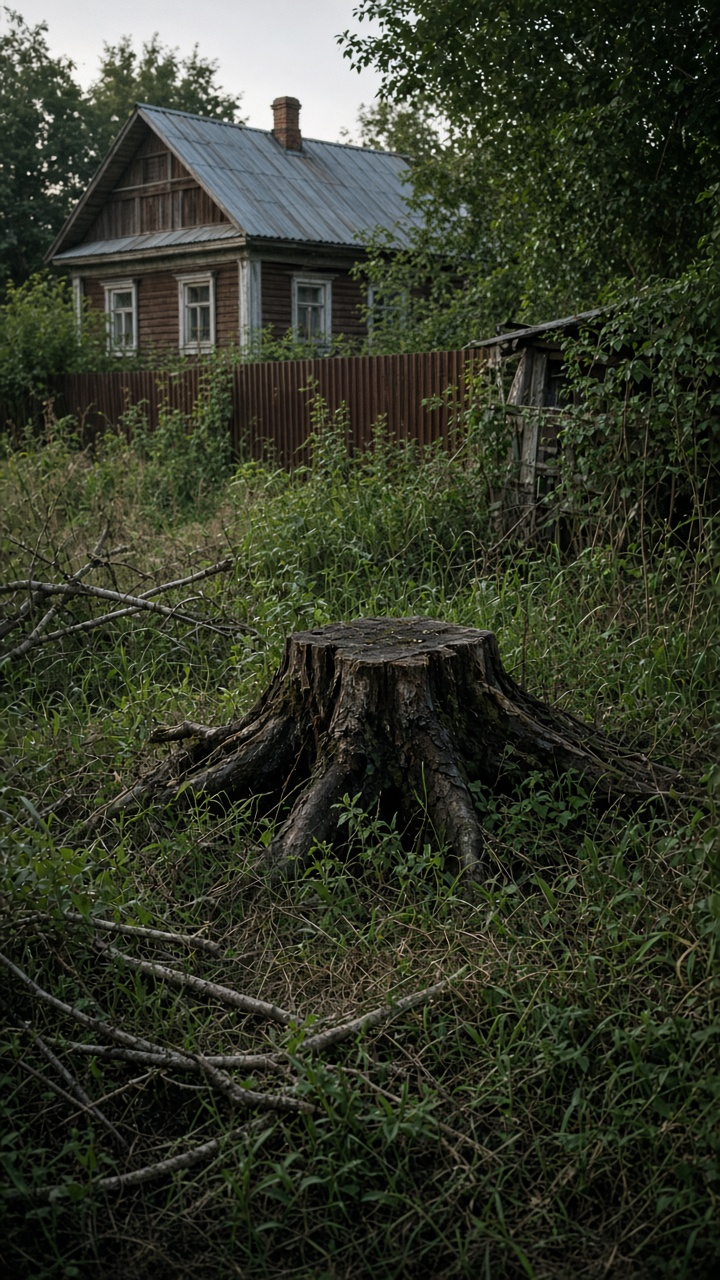
#> input picture Ваня/uchastok-pod-klyuch/scenes/scene1_before.jpg, 720 x 1280 px; its folder holds 4 pictures in this run
$ python render.py scenes/scene1_before.jpg
#> lines starting #> are read from the running program, lines starting #| are printed output that depends on the picture
"""Сборка рекламного ролика «Участок под ключ» (9:16, 1080x1920, 30 fps, без звука).

Кадры сцен лежат в scenes/, надписи накладываются программно, чтобы русский текст
и номер телефона были идеально читаемыми.

Запуск:  python3 render.py            -> uchastok-pod-klyuch.mp4
         python3 render.py --preview  -> preview/*.jpg (ключевые кадры)
"""

import math
import subprocess
import sys
from pathlib import Path

import numpy as np
from PIL import Image, ImageDraw, ImageFilter, ImageFont

ROOT = Path(__file__).resolve().parent
SCENES = ROOT / "scenes"
FONTS = ROOT / "fonts"
OUT = ROOT / "uchastok-pod-klyuch.mp4"

W, H = 1080, 1920
FPS = 30
DURATION = 20.5
XF = 0.4  # длительность перекрёстного перехода между сценами
SRC_SCALE = 1.25  # запас разрешения под наезды камеры

PHONE = "89995511488"

WHITE = (255, 255, 255)
GREEN = (74, 222, 88)
DARK = (10, 14, 10)
GREY = (200, 208, 200)

F_HEAD = str(FONTS / "NotoSansDisplay-Bold.ttf")
F_BOLD = str(FONTS / "Inter-Bold.ttf")
F_SEMI = str(FONTS / "Inter-SemiBold.ttf")


def font(path, size):
    return ImageFont.truetype(path, size)


# [6 lines left out: function fit_font, not called in this run]


def ease_out(x):
    x = min(max(x, 0.0), 1.0)
    return 1 - (1 - x) ** 3


def ease_in_out(x):
    x = min(max(x, 0.0), 1.0)
    return x * x * (3 - 2 * x)


def lerp(a, b, p):
    return a + (b - a) * p


# ---------------------------------------------------------------- изображения

def load_source(name):
#> called with name = 'scene1_before.jpg'
    img = Image.open(SCENES / name).convert("RGB")
#> img is the input picture: PIL image 720x1280 RGB; mean R, G, B 53, 57.2, 42.4
    return img.resize((int(W * SRC_SCALE), int(H * SRC_SCALE)), Image.LANCZOS)


# [107 lines left out: functions camera, make_vignette, make_gradient, text_layer, pill, composite and 2 more, not called in this run]


# ---------------------------------------------------------------- сборка

def build():
    src = {
        "before": load_source("scene1_before.jpg"),
        "trimmer": load_source("scene2_trimmer.jpg"),
        "tree": load_source("scene3_tree.jpg"),
        "branches": load_source("scene4_branches.jpg"),
        "roots": load_source("scene5_roots.jpg"),
        "after": load_source("scene6_after.jpg"),
    }
#> call 2 of load_source, with name = 'scene2_trimmer.jpg'
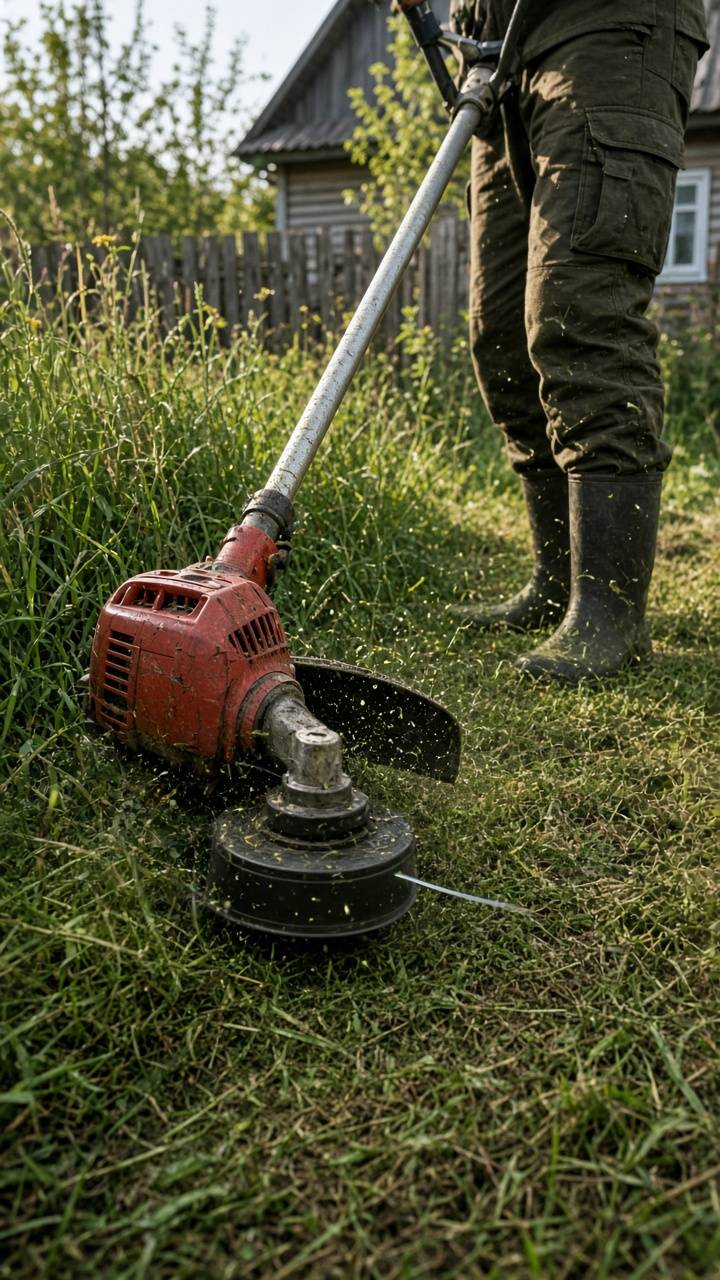
#> input picture Ваня/uchastok-pod-klyuch/scenes/scene2_trimmer.jpg, 720 x 1280 px
#> in load_source, img is the input picture: PIL image 720x1280 RGB; mean R, G, B 81.1, 82.1, 51.5
#> call 3 of load_source, with name = 'scene3_tree.jpg'
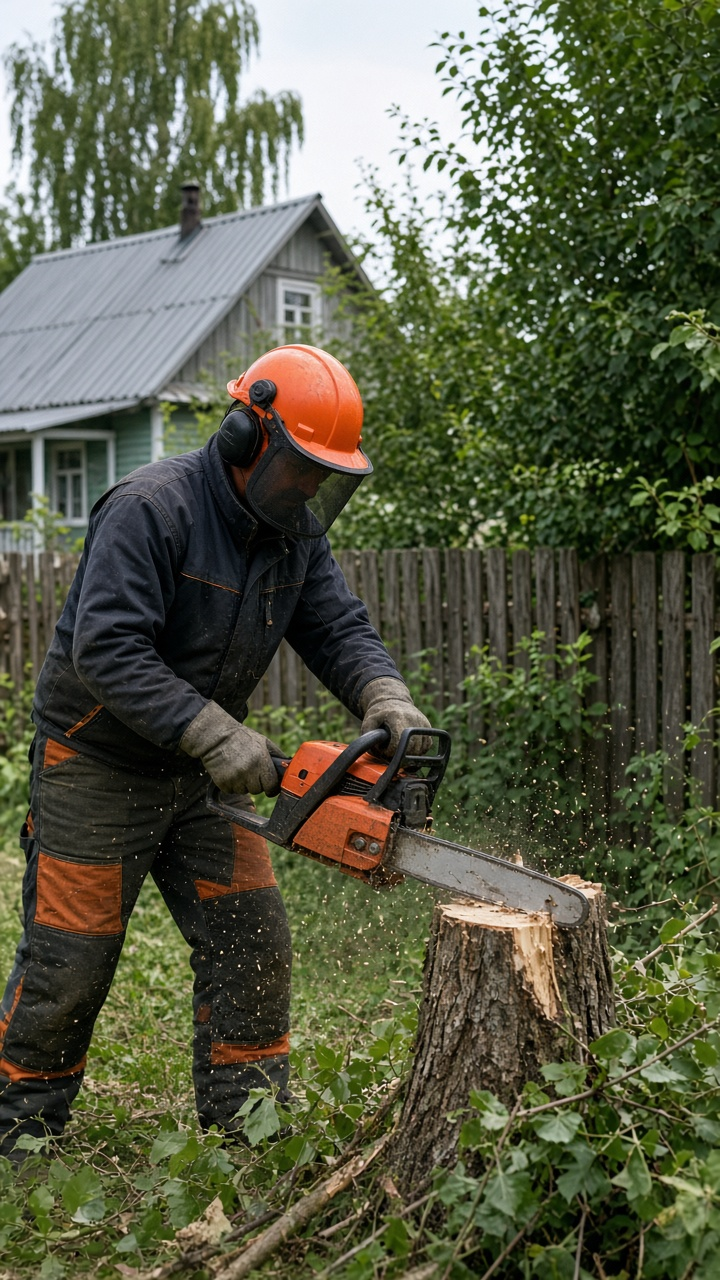
#> input picture Ваня/uchastok-pod-klyuch/scenes/scene3_tree.jpg, 720 x 1280 px
#> in load_source, img is the input picture: PIL image 720x1280 RGB; mean R, G, B 88.2, 91.7, 69.4
#> call 4 of load_source, with name = 'scene4_branches.jpg'
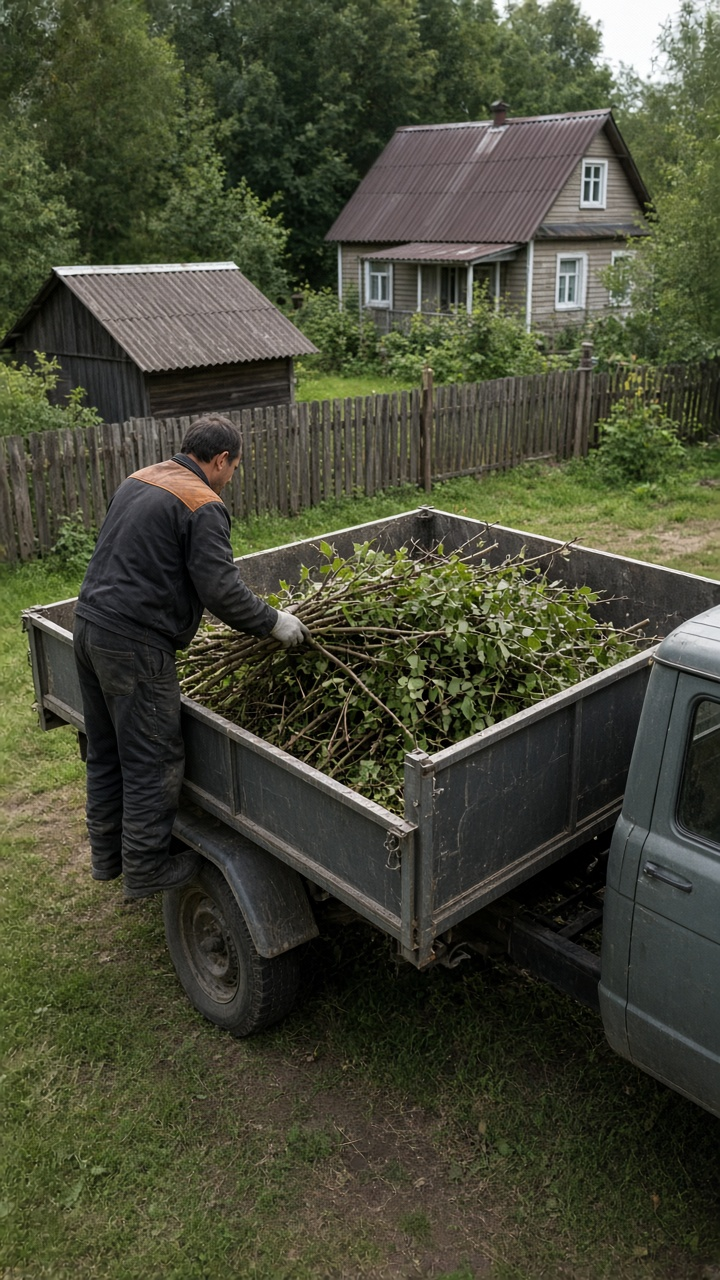
#> input picture Ваня/uchastok-pod-klyuch/scenes/scene4_branches.jpg, 720 x 1280 px
#> in load_source, img is the input picture: PIL image 720x1280 RGB; mean R, G, B 70.2, 72.5, 54.1

    # фон финального экрана: почти чёрная размытая фактура травы
    fin_src = Image.open(SCENES / "scene2_trimmer.jpg").convert("RGB")
    fin_src = fin_src.resize((int(W * 1.15), int(H * 1.15)), Image.LANCZOS)
    fin_src = fin_src.filter(ImageFilter.GaussianBlur(18))
    final_bg = np.asarray(fin_src, dtype=np.float32) * 0.16

    vignette = make_vignette()
    grad_bottom = make_gradient(900, 0.82, from_top=False)
    grad_top = make_gradient(820, 0.62, from_top=True)

    # ---- надписи
    s1_label = pill("ДО", (12, 14, 12, 230), WHITE)
    s1_title = text_layer([
        ("УЧАСТОК ЗАРОС?", fit_font(F_HEAD, "УЧАСТОК ЗАРОС?", 128, W - 110), WHITE),
    ])
    s1_sub = text_layer([
        ("bar", 110, 10, GREEN), ("gap", 4),
        ("ПРИВЕДЁМ В ПОРЯДОК", fit_font(F_HEAD, "ПРИВЕДЁМ В ПОРЯДОК", 78, W - 120), GREEN),
    ])
    t_grass = title_block(["ПОКОС ТРАВЫ"])
    t_tree = title_block(["СПИЛ ДЕРЕВЬЕВ"])
    t_branch = title_block(["СБОР И ВЫВОЗ", "ВЕТОК"])
    t_roots = title_block(["ВЫКОРЧЁВЫВАНИЕ", "КОРНЕЙ"])
    lbl_before = pill("ДО", (12, 14, 12, 235), WHITE, 46)
    lbl_after = pill("ПОСЛЕ", GREEN + (255,), DARK, 46)
    t_was = text_layer([
        ("БЫЛО → СТАЛО", fit_font(F_BOLD, "БЫЛО → СТАЛО", 108, W - 120), WHITE),
    ])
    t_turnkey = text_layer([
        ("bar", 110, 10, GREEN), ("gap", 8),
        ("УЧАСТОК", font(F_HEAD, 124), WHITE),
        ("ПОД КЛЮЧ", font(F_HEAD, 124), GREEN),
    ], line_gap=0)

    fin_head = text_layer([("ВЕРНЁМ УЧАСТКУ ПОРЯДОК",
                            fit_font(F_HEAD, "ВЕРНЁМ УЧАСТКУ ПОРЯДОК", 84, W - 110), WHITE)])
    fin_line = text_layer([("bar", 520, 6, GREEN)], pad=10, shadow=False)
    fin_call = text_layer([("ЗВОНИТЕ ПРЯМО СЕЙЧАС", font(F_SEMI, 58), GREEN)])
    fin_phone = text_layer([(PHONE, fit_font(F_BOLD, PHONE, 190, W - 90), WHITE)])
    srv1 = "ПОКОС ТРАВЫ  •  СПИЛ ДЕРЕВЬЕВ"
    srv2 = "ВЫВОЗ ВЕТОК  •  ВЫКОРЧЁВЫВАНИЕ КОРНЕЙ"
    fin_srv = text_layer([
        (srv1, fit_font(F_SEMI, srv1, 38, W - 100), GREY),
        (srv2, fit_font(F_SEMI, srv2, 38, W - 100), GREY),
    ], line_gap=14)

    title_bottom = 1610  # нижняя граница заголовков: выше зоны интерфейса историй

    def place_bottom(layer):
        return title_bottom - layer.shape[0]

    # ---- сцены
    def sc_before(t, p):
        return camera(src["before"], lerp(1.0, 1.16, ease_in_out(p)), 0.5, lerp(0.56, 0.6, p))

    def sc_trimmer(t, p):
        return camera(src["trimmer"], 1.18, lerp(0.40, 0.58, ease_in_out(p)), 0.58, shake=5, t=t)

    def sc_tree(t, p):
        return camera(src["tree"], lerp(1.04, 1.2, ease_in_out(p)), lerp(0.5, 0.56, p),
                      lerp(0.55, 0.62, p), shake=3, t=t)

    def sc_branches(t, p):
        return camera(src["branches"], lerp(1.22, 1.04, ease_in_out(p)), lerp(0.45, 0.5, p),
                      0.55, shake=3, t=t)

    def sc_roots(t, p):
        return camera(src["roots"], lerp(1.02, 1.16, ease_in_out(p)), 0.5,
                      lerp(0.62, 0.52, ease_in_out(p)), shake=4, t=t)

    def split_pos(t):
        # шторка проезжает справа налево и останавливается посередине кадра
        return lerp(W + 10, W * 0.5, ease_in_out((t - 15.15) / 0.8))

    # [21 lines left out: functions sc_compare, sc_final, not called in this run]

    scenes = [
        (0.0, 3.0, sc_before),
        (3.0, 6.0, sc_trimmer),
        (6.0, 9.0, sc_tree),
        (9.0, 12.0, sc_branches),
        (12.0, 15.0, sc_roots),
        (15.0, 17.0, sc_compare),
        (17.0, DURATION, sc_final),
    ]

    # [82 lines left out: functions background, overlays, render, not called in this run]

    return render


def main():
    render = build()
    if "--preview" in sys.argv:
        out = ROOT / "preview"
        out.mkdir(exist_ok=True)
        for t in (1.5, 2.8, 4.5, 7.5, 10.5, 13.5, 15.6, 16.6, 18.5, 20.4):
            Image.fromarray(render(t)).save(out / f"frame_{t:05.2f}.jpg", quality=90)
        print("preview saved to", out)
        return

    n = int(round(DURATION * FPS))
    cmd = [
        "ffmpeg", "-y", "-loglevel", "error",
        "-f", "rawvideo", "-pix_fmt", "rgb24", "-s", f"{W}x{H}", "-r", str(FPS), "-i", "-",
        "-an", "-c:v", "libx264", "-preset", "slow", "-crf", "17",
        "-pix_fmt", "yuv420p", "-profile:v", "high", "-level", "4.1",
        "-movflags", "+faststart", str(OUT),
    ]
    proc = subprocess.Popen(cmd, stdin=subprocess.PIPE)
    for i in range(n):
        proc.stdin.write(render(i / FPS).tobytes())
        if i % 60 == 0:
            print(f"frame {i}/{n}", flush=True)
    proc.stdin.close()
    proc.wait()
    print("saved", OUT)


if __name__ == "__main__":
#> (the run stopped early here; a loop or call above may not have finished)
